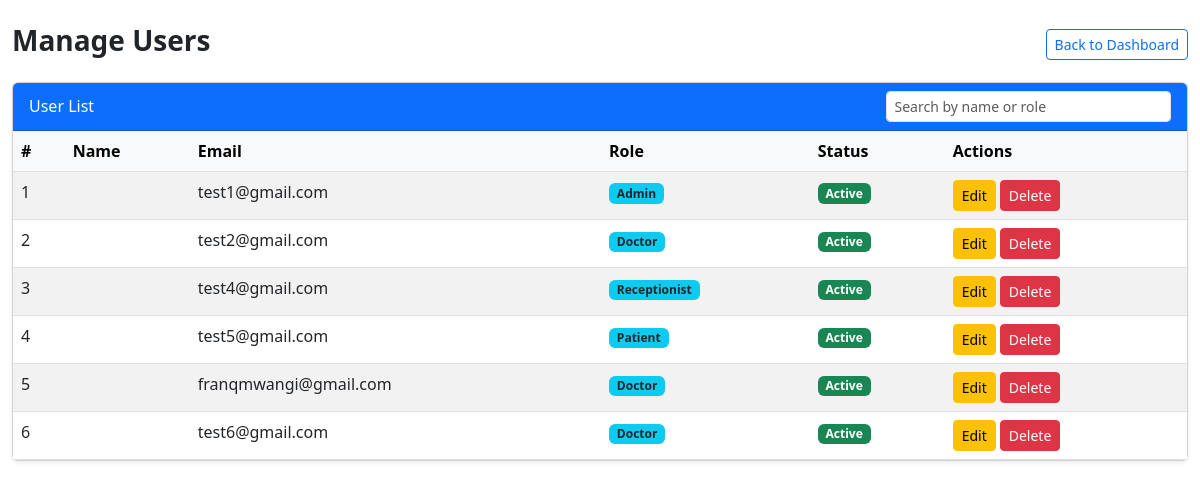
/admin/users (signed in), run on the app's committed database.
### app.py (models this page shows)
class User(UserMixin, db.Model):
    id = db.Column(db.Integer, primary_key=True)
    username = db.Column(db.String(150), nullable=False)
    email = db.Column(db.String(150), unique=True, nullable=False)
    password = db.Column(db.String(256), nullable=False)
    role = db.Column(db.String(50), nullable=False)

### app.py (the view)
@app.route('/admin/users')
@role_required('admin')
def manage_users():
    users = User.query.all()
    form = DummyForm()
    return render_template('admindashboard/manage_users.html', users=users, form=form)

### app.py
class DummyForm(FlaskForm):
    submit = SubmitField('Delete')

### app.py (called while the page is built)
@login_manager.user_loader
def load_user(user_id):
    return User.query.get(int(user_id))

def role_required(role):
    def decorator(f):
        @wraps(f)
        def decorated_function(*args, **kwargs):
            if not current_user.is_authenticated or current_user.role != role:
                flash("Unauthorized access", "danger")
                return redirect(url_for('login'))
            return f(*args, **kwargs)
        return decorated_function
    return decorator

### templates/admindashboard/manage_users.html (shortened to what this page needs)
<!DOCTYPE html>
<html lang="en">
<head>
    <link href="https://cdn.jsdelivr.net/npm/bootstrap@5.3.0/dist/css/bootstrap.min.css" rel="stylesheet">
</head>
<body>
    <div class="container-fluid py-4">
        <div class="d-flex justify-content-between align-items-center mb-3">
            <h3 class="fw-bold">Manage Users</h3>
            <a href="{{ url_for('admin_dashboard') }}" class="btn btn-outline-primary btn-sm">Back to Dashboard</a>
        </div>
        <div class="card shadow-sm">
            <div class="card-header bg-primary text-white d-flex justify-content-between align-items-center">
                <span>User List</span>
                <input type="text" id="searchInput" class="form-control form-control-sm w-25" placeholder="Search by name or role">
            </div>
            <div class="card-body p-0">
                <div class="table-responsive">
                    <table class="table table-striped mb-0">
                        <thead class="table-light">
                            <tr>
                                <th>#</th>
                                <th>Name</th>
                                <th>Email</th>
                                <th>Role</th>
                                <th>Status</th>
                                <th>Actions</th>
                            </tr>
                        </thead>
                        <tbody id="userTable">
                            {% for user in users %}
                            <tr>
                                <td>{{ loop.index }}</td>
                                <td>{{ user.name }}</td>
                                <td>{{ user.email }}</td>
                                <td>
                                    <span class="badge bg-info text-dark">{{ user.role.title() }}</span>
                                </td>
                                <td>
                                    {% if user.is_active %}
                                        <span class="badge bg-success">Active</span>
                                    {% else %}
                                        <span class="badge bg-secondary">Inactive</span>
                                    {% endif %}
                                </td>
                                <td class="d-flex gap-1">
                                    <a href="{{ url_for('edit_user', user_id=user.id) }}" class="btn btn-sm btn-warning">Edit</a>
                                    <form action="{{ url_for('delete_user', user_id=user.id) }}" method="POST" onsubmit="return confirm('Are you sure you want to delete this user?');">
                                        <button type="submit" class="btn btn-sm btn-danger">Delete</button>
                                    </form>
                                </td>
                            </tr>
                            {% endfor %}
                        </tbody>
                    </table>
                </div>
            </div>
        </div>
    </div>
</body>
</html>

### data on the page
User: email "test1@gmail.com", role "Admin"
User: email "test2@gmail.com", role "Doctor"
User: email "test4@gmail.com", role "Receptionist"
User: email "test5@gmail.com", role "Patient"
User: email "franqmwangi@gmail.com", role "Doctor"
User: email "test6@gmail.com", role "Doctor"
